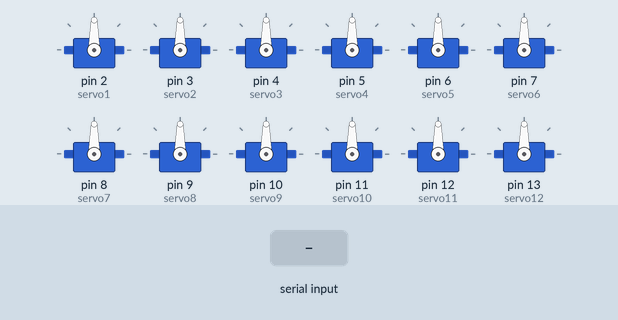
The sketch below on a simulated Arduino Uno, built with avr-gcc and run on an emulated ATmega328P. Shown: 12 × servo. Inputs (shaded band) come from the test bench. What the sketch prints to the serial monitor is not drawn.

Above: at 1.2 s.
1.3 s: "1" received over Serial
At 1.4 s:
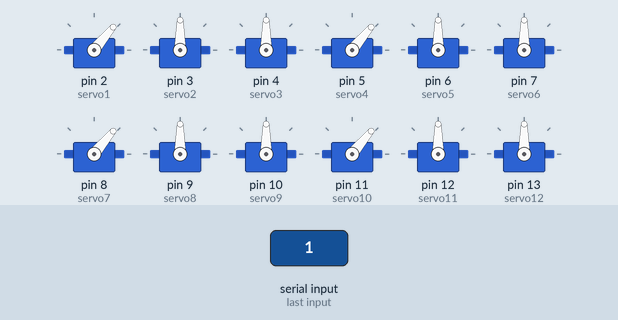
3.2 s: "2" received over Serial
At 3.3 s:
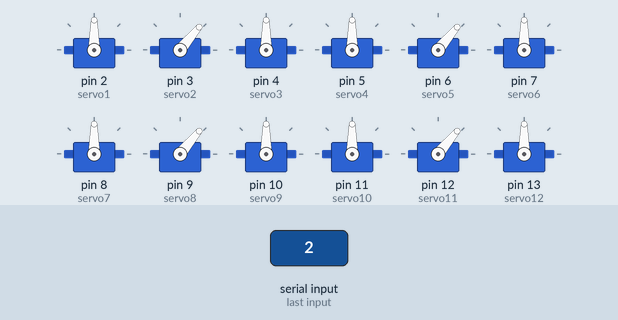
5.1 s: "3" received over Serial
At 5.2 s:
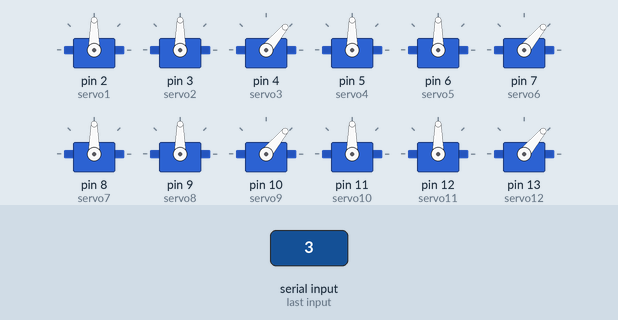
7.0 s: "s" received over Serial
At 7.3 s:
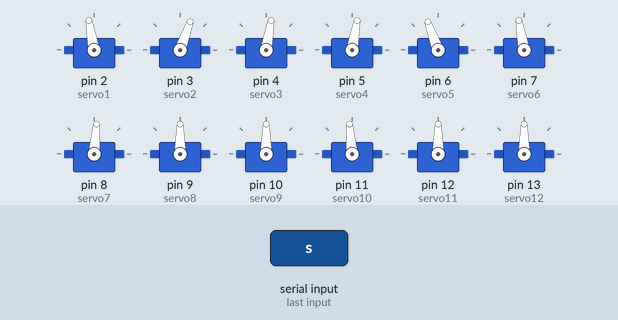
10.0 s: "r" received over Serial
At 10.15 s:
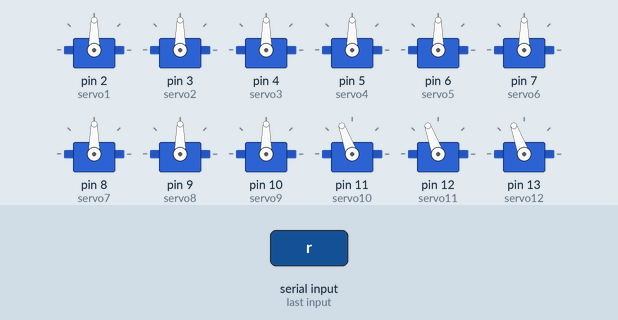
13.0 s: "b" received over Serial
At 13.15 s:
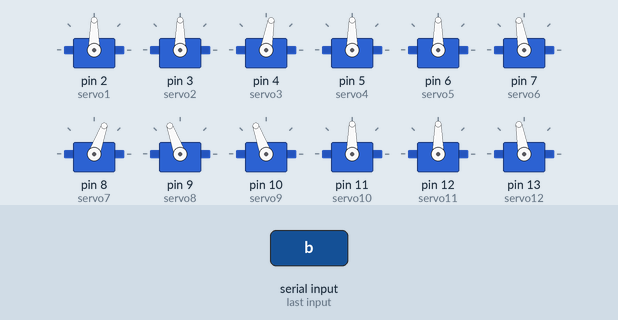
Timing chart, 0 to 16.0 s (numbered marks = the images above; inputs shaded):
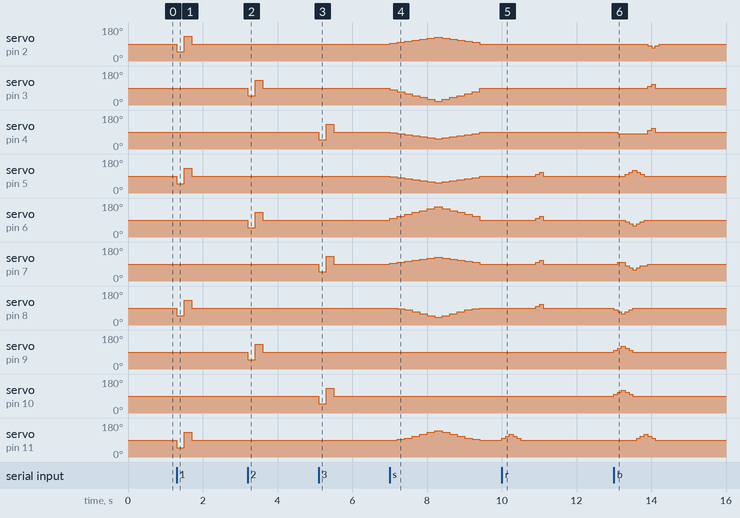

The sketch:

Dog_14_DOF.ino
```cpp
// Dog 14 DOF + Serial using arrays
// November 2015 by Bob Davis
// Mapped as D2 is servo1
// Mapped as D3 is servo2
// Etc.

#include <Servo.h>
// Define our Servo's
Servo servo1; // Left Rear Ankle - needs extension
Servo servo2; // Left rear Knee
Servo servo3; // Left rear hip
Servo servo4; // Right rear Ankle
Servo servo5; // Right rear knee
Servo servo6; // Right rear hip
Servo servo7; // Left Front ankle
Servo servo8; // Left front knee
Servo servo9; // Left front hip
Servo servo10; // Right Front ankle
Servo servo11; // Right front knee
Servo servo12; // Right front hip
Servo servo13; // Head
Servo servo14; // Tail
int twait=100; // Sets time delay between steps

int walkf[12][12] = {
// 0    1    2    3    4    5    6    7    8    9   10   11
{ 90,  90,  90, 100, 110, 120, 110, 100,  90,  90,  90,  90}, // Left Rear Ankle
{ 90,  90,  90,  80,  70,  60,  70,  80,  90,  90,  90,  90}, // Knee
{ 90, 100, 100,  80,  70,  60,  70,  80,  80,  90,  90,  90}, // Hip
{ 90,  90,  90,  90,  90,  90,  90,  90,  90,  80,  80,  90}, // Right Rear ankle
{ 90,  90,  90,  90,  90,  90,  90,  90,  90,  100, 110,  90}, // Knee
{ 90,  80,  80,  80,  80,  80,  80,  80,  80,  100, 110,  90}, // hip
{ 90,  90,  90,  90,  90,  90, 100, 110, 120,  110, 100,  90}, // Left Front ankle
{ 90,  90,  90,  90,  90,  90,  80,  70,  60,  70,  90,  90}, // Knee
{ 90, 100, 100, 100, 100, 100,  90,  80,  70,  80,  90,  90}, // hip
{ 80,  70,  60,  70,  80,  90,  90,  90,  90,  90,  90,  90}, // Right Front ankle
{100, 110, 120, 110, 100,  90,  90,  90,  90,  90,  90,  90}, // Knee
{100, 110, 120, 110, 100,  90,  90,  90,  90,  90,  90,  90}, // Hip
};

int walkb[12][12] = {
// 0    1    2    3    4    5    6    7    8    9   10   11
{ 90,  90,  90,  90,  90,  90,  90,  90,  90,   80,  70,  80}, // Left Rear ankle
{ 90,  90,  90,  90,  90,  90,  90,  90,  90,  100, 110,  90}, // Knee
{ 90,  80,  80,  80,  80,  80,  80,  80,  80,  100, 110,  90}, // hip
{ 90,  90,  90, 100, 110, 120, 110, 100,  90,  90,  90,  90}, // Right Rear Ankle
{ 90,  90,  90,  80,  70,  60,  70,  80,  90,  90,  90,  90}, // Knee
{ 90, 100, 100,  80,  70,  60,  70,  80,  80,  90,  90,  90}, // Hip
{ 80,  70,  60,  70,  80,  90,  90,  90,  90,  90,  90,  90}, // Left Front ankle
{100, 110, 120, 110, 100,  90,  90,  90,  90,  90,  90,  90}, // Knee
{100, 110, 120, 110, 100,  90,  90,  90,  90,  90,  90,  90}, // Hip
{ 90,  90,  90,  90,  90,  90, 100, 110, 120, 110, 100,  90}, // Right Front ankle
{ 90,  90,  90,  90,  90,  90,  80,  70,  60,  70,  90,  90}, // Knee
{ 90, 100, 100, 100, 100, 100,  90,  80,  70,  80,  90,  90}, // hip
};

// Turning is a bit tricky because he has to drag his feet
int turnr[12][12] = {
// 0    1    2    3    4    5    6    7    8    9
{ 90,  90,  90,  90,  90,  90,  90,  90,  90,  90,  90,  90}, // Left Rear Ankle
{ 90,  90,  90,  90,  90,  90,  90,  90,  90,  90,  90,  90}, // Knee
{ 90,  90,  90,  90,  90,  90,  90,  90,  90,  90,  90,  90}, // Hip
{ 90,  90,  90,  90,  90,  90,  90,  90,  90,  100, 110,  90}, // Right Rear ankle
{ 90,  90,  90,  90,  90,  90,  90,  90,  90,  100, 110,  90}, // Knee
{ 90,  90,  90,  90,  90,  90,  90,  90,  90,  100, 110,  90}, // hip
{ 90,  90,  90,  90,  90,  90,  90,  90,  90,  90,  90,  90}, // Left Front ankle
{ 90,  90,  90,  90,  90,  90,  90,  90,  90,  90,  90,  90}, // Knee
{ 90,  90,  90,  90,  90,  90,  90,  90,  90,  90,  90,  90}, // hip
{100, 110, 120, 110, 100,  90,  90,  90,  90,  90,  90,  90}, // Right Front ankle
{100, 110, 120, 110, 100,  90,  90,  90,  90,  90,  90,  90}, // Knee
{100, 110, 120, 110, 100,  90,  90,  90,  90,  90,  90,  90}, // Hip
};

int turnl[12][12] = {
// 0    1    2    3    4    5    6    7    8    9
{ 90,  90,  90,  80,  70,  60,  70,  80,  90,  90,  90,  90}, // Left Rear Ankle
{ 90,  90,  90,  80,  70,  60,  70,  80,  90,  90,  90,  90}, // Knee
{ 90, 100, 100,  80,  70,  60,  70,  80,  80,  90,  90,  90}, // Hip
{ 90,  90,  90,  90,  90,  90,  90,  90,  90,  90,  90,  90}, // Right Rear ankle
{ 90,  90,  90,  90,  90,  90,  90,  90,  90,  90,  90,  90}, // Knee
{ 90,  90,  90,  90,  90,  90,  90,  90,  90,  90,  90,  90}, // hip
{ 90,  90,  90,  90,  90,  90,  80,  70,  60,  70,  90,  90}, // Left Front ankle
{ 90,  90,  90,  90,  90,  90,  80,  70,  60,  70,  90,  90}, // Knee
{ 90, 100, 100, 100, 100, 100,  90,  80,  70,  80,  90,  90}, // hip
{ 90,  90,  90,  90,  90,  90,  90,  90,  90,  90,  90,  90}, // Right Front ankle
{ 90,  90,  90,  90,  90,  90,  90,  90,  90,  90,  90,  90}, // Knee
{ 90,  90,  90,  90,  90,  90,  90,  90,  90,  90,  90,  90}, // Hip
};

int clap[14][12] = {  //now sit
// 0    1    2    3    4    5    6    7    8    9
{ 95, 100, 105, 110, 115, 120, 125, 120, 115, 110, 105, 100}, // Left Rear ankle
{ 80,  70,  60,  50,  40,  30,  20,  30,  40,  50,  60,  70}, // Knee
{ 85,  80,  75,  70,  65,  60,  55,  60,  65,  70,  75,  80}, // Hip
{ 85,  80,  75,  70,  65,  60,  55,  60,  65,  70,  75,  80}, // Right Rear Ankle
{100, 110, 120, 130, 140, 150, 160, 150, 140, 130, 120, 110}, // Knee
{ 95, 100, 105, 110, 115, 120, 125, 120, 115, 110, 105, 100}, // hip
{ 90,  85,  80,  70,  60,  50,  40,  50,  60,  70,  80,  85}, // Left Front ankle
{ 90,  90,  90,  90,  90,  90,  90,  90,  90,  90,  90,  90}, // Knee
{ 90,  90,  90,  90,  90,  90,  90,  90,  90,  90,  90,  90}, // hip
{ 90,  95, 100, 110, 120, 130, 140, 130, 120, 110, 100,  95}, // Rig Front ankle
{ 90,  90,  90,  90,  90,  90,  90,  90,  90,  90,  90,  90}, // Knee
{ 90,  90,  90,  90,  90,  90,  90,  90,  90,  90,  90,  90}, // Hip
{ 90,  90,  90,  90,  90,  60,  60,  60,  90,  90,  90,  90}, // head
{ 90,  90,  90,  90,  90,  60,  90, 120,  90,  90,  90,  90}, // Tail
};

void setup(){
  servo1.attach(2); // servo on digital pin 2
  servo2.attach(3); // servo on digital pin 3
  servo3.attach(4); // servo on digital pin 4
  servo4.attach(5); // servo on digital pin 5
  servo5.attach(6); // servo on digital pin 6
  servo6.attach(7); // servo on digital pin 7
  servo7.attach(8); // servo on digital pin 8
  servo8.attach(9); // servo on digital pin 9
  servo9.attach(10); // servo on digital pin 10
  servo10.attach(11); // servo on digital pin 11
  servo11.attach(12); // servo on digital pin 12
  servo12.attach(13); // servo on digital pin 13
  servo13.attach(14); // servo on digital pin 10
  servo14.attach(15); // servo on digital pin 11
  Serial.begin(9600);
  Serial.print("Ready");
}

void loop(){
  servo1.write(90); // Return to zero position
  servo2.write(90);
  servo3.write(90);
  servo4.write(90);
  servo5.write(90);
  servo6.write(90);
  servo7.write(90);
  servo8.write(90);
  servo9.write(90);
  servo10.write(90);
  servo11.write(90);
  servo12.write(90);
  servo13.write(90);
  servo14.write(90);
  if ( Serial.available()) {
    char sinch = Serial.read();
    // Test out the servos 4 at a time
    switch(sinch) {
      case '1': //1 Key - Ankles
        servo1.write(50);
        servo4.write(50);
        servo7.write(50);
        servo10.write(50);
        delay(twait*2);
        servo1.write(130);
        servo4.write(130);
        servo7.write(130);
        servo10.write(130);
        delay(twait*2);
        break;
      case '2': //2 Key - Knees
        servo2.write(50);
        servo5.write(50);
        servo8.write(50);
        servo11.write(50);
        delay(twait*2);
        servo2.write(130);
        servo5.write(130);
        servo8.write(130);
        servo11.write(130);
        delay(twait*2);
        break;
      case '3': //3 Key - Hips
        servo3.write(50);
        servo6.write(50);
        servo9.write(50);
        servo12.write(50);
        delay(twait*2);
        servo3.write(130);
        servo6.write(130);
        servo9.write(130);
        servo12.write(130);
        delay(twait*2);
        break;
      case '4': //4 Key - Head
        servo13.write(50);
        delay(twait*2);
        servo13.write(130);
        delay(twait*2);
        break;
      case '5': //5 Key - Tail
        servo14.write(50);
        delay(twait*2);
        servo14.write(130);
        delay(twait*2);
        break;
      // Sequential operations
      case 's': // Sit - Sit and shake head and tail
        for (int i=0; i<12; i++){
          servo1.write(clap[0][i]);
          servo2.write(clap[1][i]);
          servo3.write(clap[2][i]);
          servo4.write(clap[3][i]);
          servo5.write(clap[4][i]);
          servo6.write(clap[5][i]);
          servo7.write(clap[6][i]);
          servo8.write(clap[7][i]);
          servo9.write(clap[8][i]);
          servo10.write(clap[9][i]);
          servo11.write(clap[10][i]);
          servo12.write(clap[11][i]);
          servo13.write(clap[12][i]);
          servo14.write(clap[13][i]);
          delay(twait*2);
        }
        break;
      case 'r': // right key;
        for (int i=0; i<12; i++){
          servo1.write(turnr[0][i]);
          servo2.write(turnr[1][i]);
          servo3.write(turnr[2][i]);
          servo4.write(turnr[3][i]);
          servo5.write(turnr[4][i]);
          servo6.write(turnr[5][i]);
          servo7.write(turnr[5][i]);
          servo8.write(turnr[6][i]);
          servo9.write(turnr[8][i]);
          servo10.write(turnr[9][i]);
          servo11.write(turnr[10][i]);
          servo12.write(turnr[11][i]);

          delay(twait);
        }
        break;
      case 'b':  // back key
        for (int i=0; i<12; i++){
          servo1.write(walkb[0][i]);
          servo2.write(walkb[1][i]);
          servo3.write(walkb[2][i]);
          servo4.write(walkb[3][i]);
          servo5.write(walkb[4][i]);
          servo6.write(walkb[5][i]);
          servo7.write(walkb[6][i]);
          servo8.write(walkb[7][i]);
          servo9.write(walkb[8][i]);
          servo10.write(walkb[9][i]);
          servo11.write(walkb[10][i]);
          servo12.write(walkb[11][i]);

          delay(twait);
        }
        break;
      case 'l': // left key;
        for (int i=0; i<12; i++){
          servo1.write(turnl[0][i]);
          servo2.write(turnl[1][i]);
          servo3.write(turnl[2][i]);
          servo4.write(turnl[3][i]);
          servo5.write(turnl[4][i]);
          servo6.write(turnl[5][i]);
          servo7.write(turnl[6][i]);
          servo8.write(turnl[7][i]);
          servo9.write(turnl[8][i]);
          servo10.write(turnl[9][i]);
          servo11.write(turnl[10][i]);
          servo12.write(turnl[11][i]);
          delay(twait);
        }
        break;
      case 'f': // forward key
        for (int i=0; i<12; i++){
          servo1.write(walkf[0][i]);
          servo2.write(walkf[1][i]);
          servo3.write(walkf[2][i]);
          servo4.write(walkf[3][i]);
          servo5.write(walkf[4][i]);
          servo6.write(walkf[5][i]);
          servo7.write(walkf[6][i]);
          servo8.write(walkf[7][i]);
          servo9.write(walkf[8][i]);
          servo10.write(walkf[9][i]);
          servo11.write(walkf[10][i]);
          servo12.write(walkf[11][i]);
          delay(twait);
        }
        break;
    }
  }
}  // End of program
```

Measured:
- after the input at 1.3 s, servo on pin 2 (servo1), servo on pin 5 (servo4), servo on pin 8 (servo7), servo on pin 11 (servo10): 90° → 50° at once, → 130° 0.20 s later, → 90° 0.20 s later
- after the input at 3.2 s, servo on pin 3 (servo2), servo on pin 6 (servo5), servo on pin 9 (servo8), servo on pin 12 (servo11): 90° → 50° at once, → 130° 0.20 s later, → 90° 0.20 s later
- after the input at 5.1 s, servo on pin 4 (servo3), servo on pin 7 (servo6), servo on pin 10 (servo9), servo on pin 13 (servo12): 90° → 50° at once, → 130° 0.20 s later, → 90° 0.20 s later
- after the input at 7.0 s, servo on pin 2 (servo1): rises from 90° to 125° in 1.2 s, then falls to 90° in 1.2 s; servo on pin 3 (servo2): 90° → 80° at once, → 70° 0.20 s later, → 60° 0.20 s later, → 50° 0.20 s later, … (13 changes in this stretch)
- after the input at 10.0 s, servo on pin 5 (servo4), servo on pin 6 (servo5): 90° → 100° after 0.91 s, → 110° 0.10 s later, → 90° 0.10 s later
- after the input at 13.0 s, servo on pin 2 (servo1): 90° → 80° after 0.91 s, → 70° 0.10 s later, → 80° 0.10 s later, → 90° 0.10 s later; servo on pin 3 (servo2): 90° → 100° after 0.91 s, → 110° 0.10 s later, → 90° 0.10 s later
